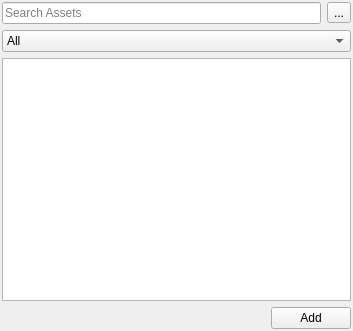
<?xml version="1.0" encoding="UTF-8"?>
<ui version="4.0">
 <class>ZEDAssetBrowser</class>
 <widget class="QWidget" name="ZEDAssetBrowser">
  <property name="geometry">
   <rect>
    <x>0</x>
    <y>0</y>
    <width>353</width>
    <height>331</height>
   </rect>
  </property>
  <property name="windowTitle">
   <string>Asset Browser</string>
  </property>
  <layout class="QVBoxLayout" name="verticalLayout">
   <property name="leftMargin">
    <number>2</number>
   </property>
   <property name="topMargin">
    <number>2</number>
   </property>
   <property name="rightMargin">
    <number>2</number>
   </property>
   <property name="bottomMargin">
    <number>2</number>
   </property>
   <item>
    <layout class="QHBoxLayout" name="horizontalLayout_2">
     <item>
      <widget class="QLineEdit" name="txtSearch">
       <property name="inputMask">
        <string/>
       </property>
       <property name="text">
        <string/>
       </property>
       <property name="placeholderText">
        <string>Search Assets</string>
       </property>
      </widget>
     </item>
     <item>
      <widget class="QToolButton" name="btnMode">
       <property name="text">
        <string>...</string>
       </property>
       <property name="icon">
        <iconset resource="ZEDCommon.qrc">
         <normaloff>:/Icons/List.png</normaloff>
         <normalon>:/Icons/Tree.png</normalon>:/Icons/List.png</iconset>
       </property>
       <property name="checkable">
        <bool>true</bool>
       </property>
       <property name="checked">
        <bool>false</bool>
       </property>
      </widget>
     </item>
    </layout>
   </item>
   <item>
    <widget class="QComboBox" name="cmbCategories">
     <item>
      <property name="text">
       <string>All</string>
      </property>
     </item>
    </widget>
   </item>
   <item>
    <widget class="QTreeView" name="trwAssets"/>
   </item>
   <item>
    <layout class="QHBoxLayout" name="horizontalLayout">
     <item>
      <spacer name="horizontalSpacer">
       <property name="orientation">
        <enum>Qt::Horizontal</enum>
       </property>
       <property name="sizeHint" stdset="0">
        <size>
         <width>202</width>
         <height>17</height>
        </size>
       </property>
      </spacer>
     </item>
     <item>
      <widget class="QPushButton" name="btnAdd">
       <property name="text">
        <string>Add</string>
       </property>
       <property name="icon">
        <iconset resource="ZEDCommon.qrc">
         <normaloff>:/Icons/Add.png</normaloff>:/Icons/Add.png</iconset>
       </property>
      </widget>
     </item>
    </layout>
   </item>
  </layout>
 </widget>
 <resources>
  <include location="ZEDCommon.qrc"/>
 </resources>
 <connections/>
</ui>
